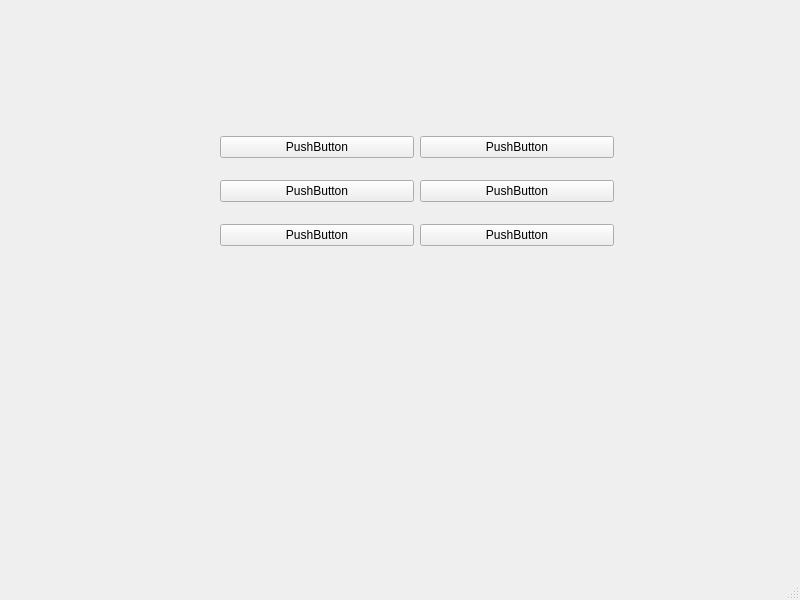
<?xml version="1.0" encoding="UTF-8"?>
<ui version="4.0">
 <class>MainWindow</class>
 <widget class="QMainWindow" name="MainWindow">
  <property name="geometry">
   <rect>
    <x>0</x>
    <y>0</y>
    <width>800</width>
    <height>600</height>
   </rect>
  </property>
  <property name="windowTitle">
   <string>MainWindow</string>
  </property>
  <widget class="QWidget" name="centralwidget">
   <widget class="QWidget" name="verticalLayoutWidget">
    <property name="geometry">
     <rect>
      <x>220</x>
      <y>120</y>
      <width>394</width>
      <height>144</height>
     </rect>
    </property>
    <layout class="QVBoxLayout" name="verticalLayout">
     <item>
      <layout class="QHBoxLayout" name="horizontalLayout">
       <item>
        <widget class="QPushButton" name="pushButton_3">
         <property name="text">
          <string>PushButton</string>
         </property>
        </widget>
       </item>
       <item>
        <widget class="QPushButton" name="pushButton">
         <property name="text">
          <string>PushButton</string>
         </property>
        </widget>
       </item>
      </layout>
     </item>
     <item>
      <layout class="QHBoxLayout" name="horizontalLayout_3">
       <item>
        <widget class="QPushButton" name="pushButton_6">
         <property name="text">
          <string>PushButton</string>
         </property>
        </widget>
       </item>
       <item>
        <widget class="QPushButton" name="pushButton_5">
         <property name="text">
          <string>PushButton</string>
         </property>
        </widget>
       </item>
      </layout>
     </item>
     <item>
      <layout class="QHBoxLayout" name="horizontalLayout_2">
       <item>
        <widget class="QPushButton" name="pushButton_4">
         <property name="text">
          <string>PushButton</string>
         </property>
        </widget>
       </item>
       <item>
        <widget class="QPushButton" name="pushButton_2">
         <property name="text">
          <string>PushButton</string>
         </property>
        </widget>
       </item>
      </layout>
     </item>
    </layout>
   </widget>
  </widget>
  <widget class="QMenuBar" name="menubar">
   <property name="geometry">
    <rect>
     <x>0</x>
     <y>0</y>
     <width>800</width>
     <height>25</height>
    </rect>
   </property>
  </widget>
  <widget class="QStatusBar" name="statusbar"/>
 </widget>
 <resources/>
 <connections/>
</ui>
